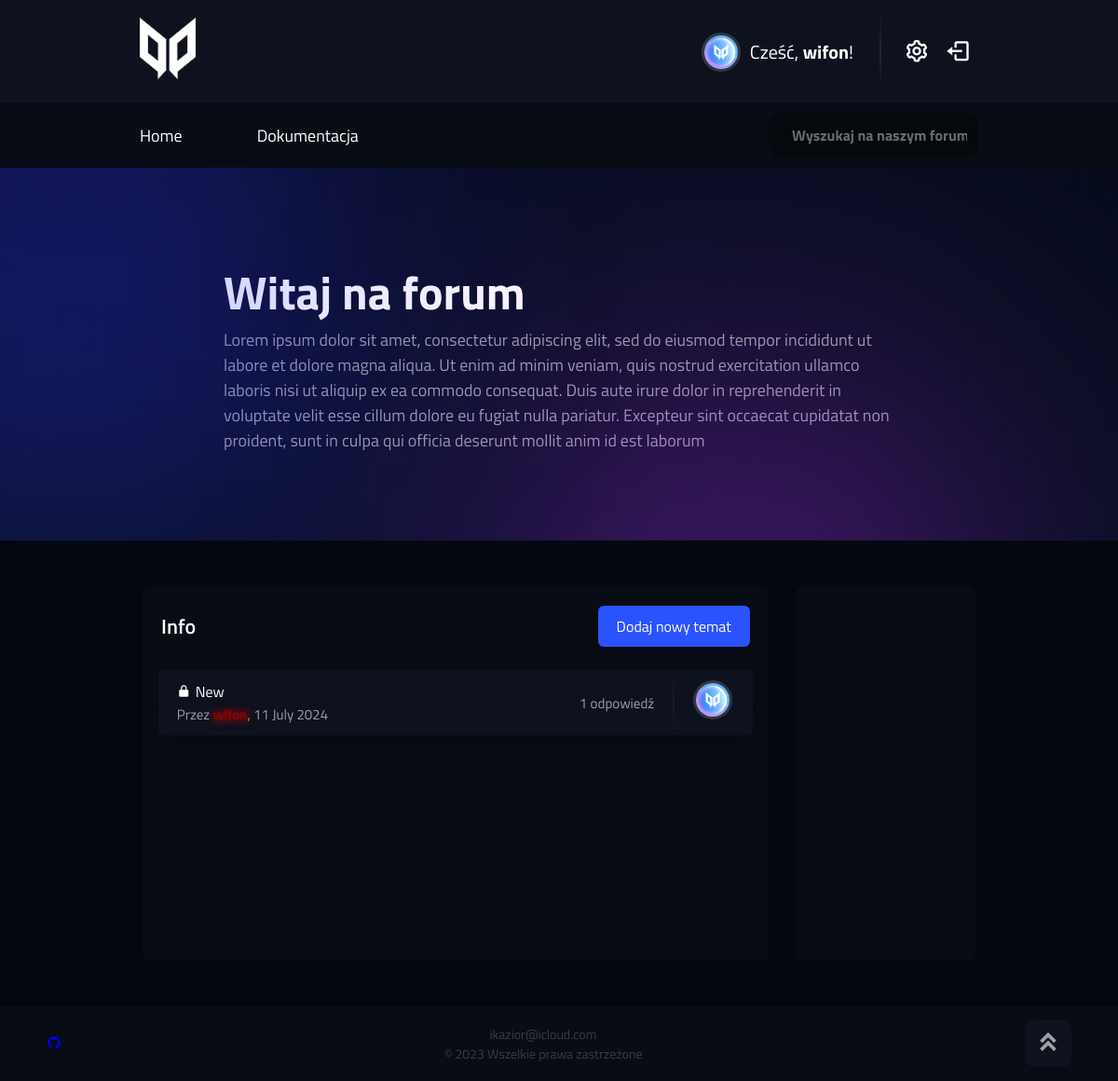
The page /category.php?id=1 (signed in) on the database its author committed.
### tables this page shows
CREATE TABLE `category` (
  `ID` int(255) NOT NULL,
  `title` varchar(255) NOT NULL,
  `description` text NOT NULL,
  `section` int(11) DEFAULT 0,
  `type` int(11) NOT NULL DEFAULT 0
);

CREATE TABLE `topics` (
  `ID` int(11) NOT NULL,
  `title` varchar(255) NOT NULL,
  `description` text NOT NULL,
  `user_id` int(11) NOT NULL,
  `cat_id` int(11) NOT NULL DEFAULT 1,
  `locked` int(11) NOT NULL DEFAULT 0,
  `date` timestamp NOT NULL DEFAULT current_timestamp()
);

CREATE TABLE `users` (
  `ID` int(11) NOT NULL,
  `username` varchar(255) NOT NULL,
  `password` varchar(255) NOT NULL,
  `email` varchar(255) NOT NULL,
  `rank` varchar(255) NOT NULL DEFAULT 'Użytkownik',
  `pfp` varchar(255) NOT NULL DEFAULT 'default.png',
  `ban` int(11) NOT NULL DEFAULT 0
);

### category.php (the view, shortened to what this page needs)
<?php
    include("connect.php");
    $user_id = $_SESSION['id'];
    if(isSet($_SESSION['id']) && isSet($_SESSION['username']))
    {
?>
<!DOCTYPE html>
<html lang="pl">
<head>
    <link href='https://unpkg.com/boxicons@2.1.4/css/boxicons.min.css' rel='stylesheet'>
    <link rel="stylesheet" href="./style.css">
    <link rel="stylesheet" href="./footer/style.css">
</head>
<body>
    <header>
        <nav class="navbar">
            <div class="container-top">
                <div class="nav-top">
                <a href="home.php"><img class="logo" alt="logo" src="./images/logo.png"></a>
                    <ul class="nav-profile">
                        <a href="user.php?id=<?php echo $user_id; ?>"><li><img class="pfp" alt="pfp" src="./pfp/<?php echo $_SESSION['pfp'];?>"></li>
                        <li><span>Cześć, <b><?php echo $_SESSION['username']; ?></b>!</span></li></a>
                        <div class="divider"></div>
                        <li><a href="settings.php"><i class='bx bx-cog bx-spin-hover'></i></a></li>
                        <li><a href="logout.php"><i class='bx bx-log-out'></i></a></li>
                    </ul>
                </div>
            </div>
            <div class="container-bottom">
                <div class="nav-bottom">
                    <div class="nav-links">
                        <a class="nav-buttons" href="home.php">Home</a>
                        <a class="nav-buttons" href="doc.php">Dokumentacja</a>
                    </div>
                    <input type="text" class="search" onkeyup="search()" id="search" placeholder="Wyszukaj na naszym forum">
                </div>
            </div>
        </nav>
    </header>
    <main class="forum">
        <article class="hero-banner">
            <div class="container">
                <p class="hero-label">Witaj na forum</p>
                <p class="hero-text">Lorem ipsum dolor sit amet, consectetur adipiscing elit, sed do eiusmod tempor incididunt ut labore et dolore magna aliqua. Ut enim ad minim veniam, quis nostrud exercitation ullamco laboris nisi ut aliquip ex ea commodo consequat. Duis aute irure dolor in reprehenderit in voluptate velit esse cillum dolore eu fugiat nulla pariatur. Excepteur sint occaecat cupidatat non proident, sunt in culpa qui officia deserunt mollit anim id est laborum</p>
            </div>
            <div class="right"></div>
            <div class="left"></div>
        </article>
        <article class="topics">
            <div class="container">
                <div class="topics-main">
                    <?php
                        $cat_id = $_GET['id'];
                        $sql_cat = "SELECT * FROM category WHERE ID='$cat_id'";
                        $results_cat = mysqli_query($connect, $sql_cat);
                        $row_cat = mysqli_fetch_array($results_cat);
                        echo "<div class='category-name-label'>";
                        echo "<span>".$row_cat['title']."</span><a href='new-topic.php?id=".$_SESSION['cat_id']."'>Dodaj nowy temat</a>";
                        echo "</div>";
                        $sql = "SELECT * FROM topics WHERE cat_id='$cat_id'";
                        $results = mysqli_query($connect, $sql);
                        while($row = mysqli_fetch_array($results)) {
                            $user_id = $row['user_id'];
                            $topic_id = $row['ID'];
                            $topic_name = $row['title'];
                            $locked = $row['locked'];
                            $sql_users = "SELECT * FROM users WHERE ID='$user_id'";
                            $results_users = mysqli_query($connect, $sql_users);
                            $row_users = mysqli_fetch_array($results_users);
                            $author_rank = $row_users['rank'];
                            if($author_rank === "Administrator") { $class = "rank-admin"; }
                            else { $class = "username"; }
                            $date = $row['date'];
                            if(strftime("%Y",strtotime($date)) === '2023') { $date = strftime("%e %B",strtotime($date)); }
                            else { $date = strftime("%e %B %Y",strtotime($date)); }
                            $sql_counter = "SELECT * FROM posts WHERE topic_id='$topic_id'";
                            $results_counter = mysqli_query($connect, $sql_counter);
                            $counter = mysqli_num_rows($results_counter);
                            if($counter === 1) { $odpowiedz = " odpowiedź"; }
                            else { $odpowiedz = " odpowiedzi"; }
                            echo "<div value='".$topic_name."' class='topics-display'>";
                            echo "<div class='container'>";
                            echo "<div class='topics-display-label'>";
                            if($locked === '1') {
                                echo "<p><i title='Ten temat jest zamknięty' class='bx bxs-lock-alt'></i><a href='topic.php?id=".$topic_id."'>".$topic_name."</a></p>";
                            }
                            else {
                                echo "<p><a href='topic.php?id=".$topic_id."'>".$topic_name."</a></p>";
                            }
                            echo "<span>Przez </span><span class='".$class."'>".$row_users['username']."</span><span>, ".$date."</div>";
                            echo "<div class='topics-display-info'><span class='posts-counter'>".$counter.$odpowiedz."</span><div class='topic-divider'></div><a href='./user.php?id=".$row_users['ID']."'><img src='./pfp/".$row_users['pfp']."'></a></div>";
                            echo "</div></div>";
                        }
                    ?>
                </div>
                <div class="topics-panel">
                </div>
            </div>
        </article>
    </main>
    <footer>
    </footer>
</body>
</html>
<?php
    }
    else {
        header("Location: index.php?error=Musisz być zalogowany");
    }
?>

### footer/style.css (style rules this page uses)
:root { --primary: #080c14; --secondary: #0d121e; --accent: #2b52ff; --accent-hover: #1a3dd6; --label: #ffffff; --text: rgba(255, 255, 255, 0.6); --footer: rgba(255, 255, 255, 0.2); }
.footer { background-color: var(--primary); height: 80px; margin-top: 50px; display: flex; justify-content: space-between; padding: 0 50px 0 50px; align-items: center; }
.back-to-top { background: var(--secondary); border: none; color: var(--text); width: 50px; height: 50px; font-size: 30px; cursor: pointer; border-radius: 10px; transition: .3s ease-in-out; }
.footer-author { color: var(--footer); display: flex; flex-direction: column; align-items: center; font-size: 14px; }

### rows shown on the page
category: title "Info"
topics: title "New", user.username "wifon", date "11 July 2024", counter "1", odpowiedz "odpowiedź", user.pfp (picture)

### other values the page prints
$_SESSION['username'] "wifon"
